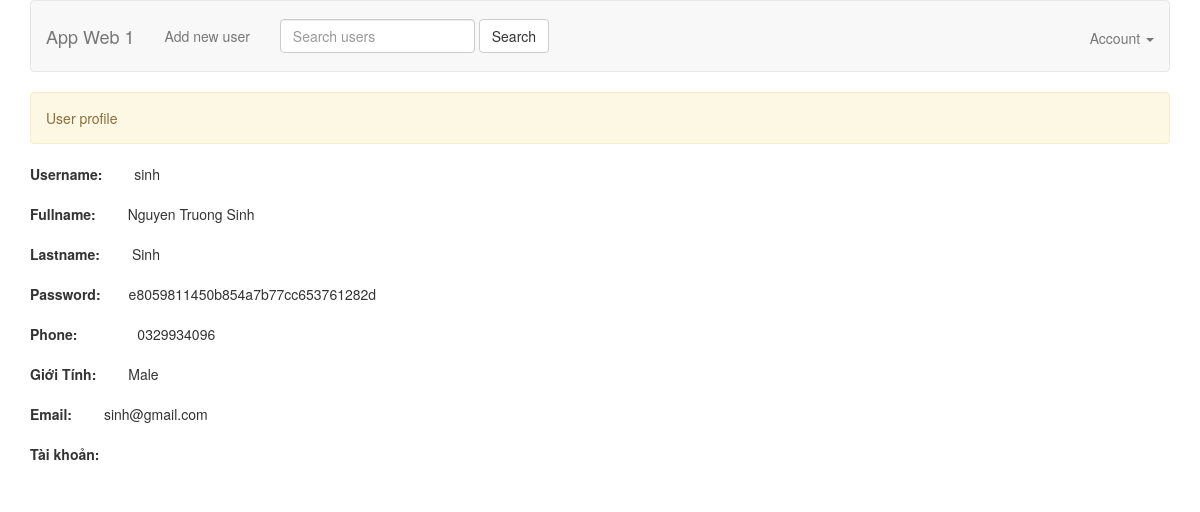
Screenshot of /view_user.php?id=6 with the database file from the repository.
### tables this page shows
CREATE TABLE IF NOT EXISTS `users` (
  `id` int(11) NOT NULL AUTO_INCREMENT,
  `name` text NOT NULL,
  `fullname` varchar(100) DEFAULT NULL,
  `email` varchar(100) NOT NULL,
  `phone` varchar(10) DEFAULT NULL,
  `sex` varchar(20) DEFAULT NULL,
  `lastname` varchar(50) DEFAULT NULL,
  `type` varchar(100) DEFAULT NULL,
  `password` varchar(250) DEFAULT NULL,
  `cost` varchar(100) DEFAULT NULL,
  PRIMARY KEY (`id`)
);

### models/UserModel.php (called while the page is built, shortened)
<?php
require_once 'BaseModel.php';
class UserModel extends BaseModel
{
    public function findUserById($id)
    {
        $sql = 'SELECT * FROM users WHERE id = ' . $id;
        $user = $this->select($sql);
        return $user;
    }
}

### models/BaseModel.php (called while the page is built, shortened)
<?php
abstract class BaseModel {
    protected static $_connection;
    public function __construct() {
        if (!isset(self::$_connection)) {
            self::$_connection = mysqli_connect(DB_HOST, DB_USER, DB_PASSWORD, DB_NAME, DB_PORT);
        }
    }
    protected function query($sql) {
        $result = self::$_connection->query($sql);
        return $result;
    }
    protected function select($sql) {
        $result = $this->query($sql);
        $rows = [];
        if (!empty($result)) {
            while ($row = $result->fetch_assoc()) {
                $rows[] = $row;
            }
        }
        return $rows;
    }
}

### view_user.php (the view, shortened to what this page needs)
<?php
require_once 'models/UserModel.php';
$userModel = new UserModel();
$user = NULL;
if (!empty($_GET['id'])) {
    $id = $_GET['id'];
    $user = $userModel->findUserById($id);
}
?>
<!DOCTYPE html>
<html>
<head>
    <?php include 'views/meta.php' ?>
</head>
<body>
    <?php include 'views/header.php'?>
    <div class="container">
        <?php if ($user || empty($id)) { ?>
        <div class="alert alert-warning" role="alert">
            User profile
        </div>
        <form method="POST">
            <div class="form-group">
                <label for="name">Username:</label>&emsp;&emsp;
                <span><?php if (!empty($user[0]['name'])) echo $user[0]['name'] ?></span>
            </div>
            <div class="form-group">
                <label for="password">Fullname:</label>&emsp;&emsp;
                <span><?php if (!empty($user[0]['fullname'])) echo $user[0]['fullname'] ?></span>
            </div>
            <div class="form-group">
                <label for="name">Lastname:</label>&emsp;&emsp;
                <span><?php if (!empty($user[0]['lastname'])) echo $user[0]['lastname'] ?></span>
            </div>
            <div style="display: flex;" class="form-group">
                <label for="password">Password:</label>&emsp;&emsp;
                <span ><?php if (!empty($user[0]['password'])) echo $user[0]['password'] ?></span>
            </div>
            <div class="form-group">
                <label for="name">Phone:</label>&emsp;&emsp;&emsp;&emsp;
                <span><?php if (!empty($user[0]['phone'])) echo $user[0]['phone'] ?></span>
            </div>
            <div class="form-group">
                <label for="name">Giới Tính:</label>&emsp;&emsp;
                <span><?php
                if (!empty($user[0]['sex'])){
                    if($user[0]['sex'] == '1'){
                        echo 'Male';
                    }else if($user[0]['sex'] == '2'){
                        echo 'Female';
                    }else{
                        echo 'other';
                    }
                }
                ?></span>
            </div>
            <div class="form-group">
                <label for="name">Email:</label>&emsp;&emsp;
                <span><?php if (!empty($user[0]['email'])) echo $user[0]['email'] ?></span>
            </div>
            <div class="form-group">
                <label for="name">Tài khoản:</label>&emsp;&emsp;
            </div>
        </form>
        <?php } else { ?>
        <div class="alert alert-success" role="alert">
            User not found!
        </div>
        <?php } ?>
    </div>
</body>
</html>

### rows the page displays
users: name "sinh", fullname "Nguyen Truong Sinh", lastname "Sinh", password "e8059811450b854a7b77cc653761282d", phone "0329934096", email "sinh@gmail.com"
